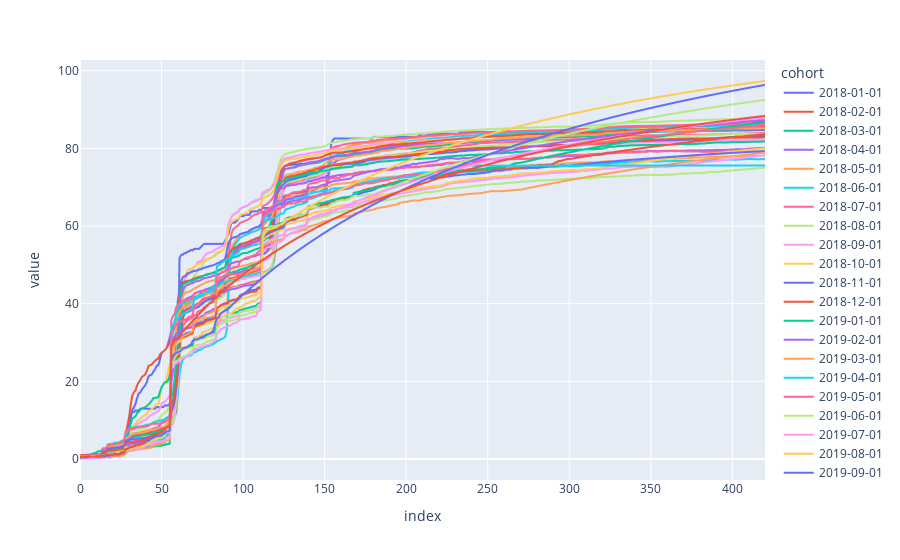

This figure's notebook cell:
### Code cell
px.line(data_frame=df_RR)

### Figure 1 — Plotly figure (JSON) as saved in the notebook; plotly's stock layout.template omitted (floating-point values rounded to 4 significant figures; data arrays with more than 128 entries replaced by an {"elided": "..."} marker saying what was removed)
{"data": [{"hovertemplate": "cohort=2018-01-01<br>index=%{x}<br>value=%{y}<extra></extra>", "legendgroup": "2018-01-01", "line": {"color": "#636efa", "dash": "solid"}, "marker": {"symbol": "circle"}, "mode": "lines", "name": "2018-01-01", "showlegend": true, "type": "scattergl", "x": {"elided": "421 int values"}, "xaxis": "x", "y": {"elided": "421 float values"}, "yaxis": "y"}, {"hovertemplate": "cohort=2018-02-01<br>index=%{x}<br>value=%{y}<extra></extra>", "legendgroup": "2018-02-01", "line": {"color": "#EF553B", "dash": "solid"}, "marker": {"symbol": "circle"}, "mode": "lines", "name": "2018-02-01", "showlegend": true, "type": "scattergl", "x": {"elided": "421 int values"}, "xaxis": "x", "y": {"elided": "421 float values"}, "yaxis": "y"}, {"hovertemplate": "cohort=2018-03-01<br>index=%{x}<br>value=%{y}<extra></extra>", "legendgroup": "2018-03-01", "line": {"color": "#00cc96", "dash": "solid"}, "marker": {"symbol": "circle"}, "mode": "lines", "name": "2018-03-01", "showlegend": true, "type": "scattergl", "x": {"elided": "421 int values"}, "xaxis": "x", "y": {"elided": "421 float values"}, "yaxis": "y"}, {"hovertemplate": "cohort=2018-04-01<br>index=%{x}<br>value=%{y}<extra></extra>", "legendgroup": "2018-04-01", "line": {"color": "#ab63fa", "dash": "solid"}, "marker": {"symbol": "circle"}, "mode": "lines", "name": "2018-04-01", "showlegend": true, "type": "scattergl", "x": {"elided": "421 int values"}, "xaxis": "x", "y": {"elided": "421 float values"}, "yaxis": "y"}, {"hovertemplate": "cohort=2018-05-01<br>index=%{x}<br>value=%{y}<extra></extra>", "legendgroup": "2018-05-01", "line": {"color": "#FFA15A", "dash": "solid"}, "marker": {"symbol": "circle"}, "mode": "lines", "name": "2018-05-01", "showlegend": true, "type": "scattergl", "x": {"elided": "421 int values"}, "xaxis": "x", "y": {"elided": "421 float values"}, "yaxis": "y"}, {"hovertemplate": "cohort=2018-06-01<br>index=%{x}<br>value=%{y}<extra></extra>", "legendgroup": "2018-06-01", "line": {"color": "#19d3f3", "dash": "solid"}, "marker": {"symbol": "circle"}, "mode": "lines", "name": "2018-06-01", "showlegend": true, "type": "scattergl", "x": {"elided": "421 int values"}, "xaxis": "x", "y": {"elided": "421 float values"}, "yaxis": "y"}, {"hovertemplate": "cohort=2018-07-01<br>index=%{x}<br>value=%{y}<extra></extra>", "legendgroup": "2018-07-01", "line": {"color": "#FF6692", "dash": "solid"}, "marker": {"symbol": "circle"}, "mode": "lines", "name": "2018-07-01", "showlegend": true, "type": "scattergl", "x": {"elided": "421 int values"}, "xaxis": "x", "y": {"elided": "421 float values"}, "yaxis": "y"}, {"hovertemplate": "cohort=2018-08-01<br>index=%{x}<br>value=%{y}<extra></extra>", "legendgroup": "2018-08-01", "line": {"color": "#B6E880", "dash": "solid"}, "marker": {"symbol": "circle"}, "mode": "lines", "name": "2018-08-01", "showlegend": true, "type": "scattergl", "x": {"elided": "421 int values"}, "xaxis": "x", "y": {"elided": "421 float values"}, "yaxis": "y"}, {"hovertemplate": "cohort=2018-09-01<br>index=%{x}<br>value=%{y}<extra></extra>", "legendgroup": "2018-09-01", "line": {"color": "#FF97FF", "dash": "solid"}, "marker": {"symbol": "circle"}, "mode": "lines", "name": "2018-09-01", "showlegend": true, "type": "scattergl", "x": {"elided": "421 int values"}, "xaxis": "x", "y": {"elided": "421 float values"}, "yaxis": "y"}, {"hovertemplate": "cohort=2018-10-01<br>index=%{x}<br>value=%{y}<extra></extra>", "legendgroup": "2018-10-01", "line": {"color": "#FECB52", "dash": "solid"}, "marker": {"symbol": "circle"}, "mode": "lines", "name": "2018-10-01", "showlegend": true, "type": "scattergl", "x": {"elided": "421 int values"}, "xaxis": "x", "y": {"elided": "421 float values"}, "yaxis": "y"}, {"hovertemplate": "cohort=2018-11-01<br>index=%{x}<br>value=%{y}<extra></extra>", "legendgroup": "2018-11-01", "line": {"color": "#636efa", "dash": "solid"}, "marker": {"symbol": "circle"}, "mode": "lines", "name": "2018-11-01", "showlegend": true, "type": "scattergl", "x": {"elided": "421 int values"}, "xaxis": "x", "y": {"elided": "421 float values"}, "yaxis": "y"}, {"hovertemplate": "cohort=2018-12-01<br>index=%{x}<br>value=%{y}<extra></extra>", "legendgroup": "2018-12-01", "line": {"color": "#EF553B", "dash": "solid"}, "marker": {"symbol": "circle"}, "mode": "lines", "name": "2018-12-01", "showlegend": true, "type": "scattergl", "x": {"elided": "421 int values"}, "xaxis": "x", "y": {"elided": "421 float values"}, "yaxis": "y"}, {"hovertemplate": "cohort=2019-01-01<br>index=%{x}<br>value=%{y}<extra></extra>", "legendgroup": "2019-01-01", "line": {"color": "#00cc96", "dash": "solid"}, "marker": {"symbol": "circle"}, "mode": "lines", "name": "2019-01-01", "showlegend": true, "type": "scattergl", "x": {"elided": "421 int values"}, "xaxis": "x", "y": {"elided": "421 float values"}, "yaxis": "y"}, {"hovertemplate": "cohort=2019-02-01<br>index=%{x}<br>value=%{y}<extra></extra>", "legendgroup": "2019-02-01", "line": {"color": "#ab63fa", "dash": "solid"}, "marker": {"symbol": "circle"}, "mode": "lines", "name": "2019-02-01", "showlegend": true, "type": "scattergl", "x": {"elided": "421 int values"}, "xaxis": "x", "y": {"elided": "421 float values"}, "yaxis": "y"}, {"hovertemplate": "cohort=2019-03-01<br>index=%{x}<br>value=%{y}<extra></extra>", "legendgroup": "2019-03-01", "line": {"color": "#FFA15A", "dash": "solid"}, "marker": {"symbol": "circle"}, "mode": "lines", "name": "2019-03-01", "showlegend": true, "type": "scattergl", "x": {"elided": "421 int values"}, "xaxis": "x", "y": {"elided": "421 float values"}, "yaxis": "y"}, {"hovertemplate": "cohort=2019-04-01<br>index=%{x}<br>value=%{y}<extra></extra>", "legendgroup": "2019-04-01", "line": {"color": "#19d3f3", "dash": "solid"}, "marker": {"symbol": "circle"}, "mode": "lines", "name": "2019-04-01", "showlegend": true, "type": "scattergl", "x": {"elided": "421 int values"}, "xaxis": "x", "y": {"elided": "421 float values"}, "yaxis": "y"}, {"hovertemplate": "cohort=2019-05-01<br>index=%{x}<br>value=%{y}<extra></extra>", "legendgroup": "2019-05-01", "line": {"color": "#FF6692", "dash": "solid"}, "marker": {"symbol": "circle"}, "mode": "lines", "name": "2019-05-01", "showlegend": true, "type": "scattergl", "x": {"elided": "421 int values"}, "xaxis": "x", "y": {"elided": "421 float values"}, "yaxis": "y"}, {"hovertemplate": "cohort=2019-06-01<br>index=%{x}<br>value=%{y}<extra></extra>", "legendgroup": "2019-06-01", "line": {"color": "#B6E880", "dash": "solid"}, "marker": {"symbol": "circle"}, "mode": "lines", "name": "2019-06-01", "showlegend": true, "type": "scattergl", "x": {"elided": "421 int values"}, "xaxis": "x", "y": {"elided": "421 float values"}, "yaxis": "y"}, {"hovertemplate": "cohort=2019-07-01<br>index=%{x}<br>value=%{y}<extra></extra>", "legendgroup": "2019-07-01", "line": {"color": "#FF97FF", "dash": "solid"}, "marker": {"symbol": "circle"}, "mode": "lines", "name": "2019-07-01", "showlegend": true, "type": "scattergl", "x": {"elided": "421 int values"}, "xaxis": "x", "y": {"elided": "421 float values"}, "yaxis": "y"}, {"hovertemplate": "cohort=2019-08-01<br>index=%{x}<br>value=%{y}<extra></extra>", "legendgroup": "2019-08-01", "line": {"color": "#FECB52", "dash": "solid"}, "marker": {"symbol": "circle"}, "mode": "lines", "name": "2019-08-01", "showlegend": true, "type": "scattergl", "x": {"elided": "421 int values"}, "xaxis": "x", "y": {"elided": "421 float values"}, "yaxis": "y"}, {"hovertemplate": "cohort=2019-09-01<br>index=%{x}<br>value=%{y}<extra></extra>", "legendgroup": "2019-09-01", "line": {"color": "#636efa", "dash": "solid"}, "marker": {"symbol": "circle"}, "mode": "lines", "name": "2019-09-01", "showlegend": true, "type": "scattergl", "x": {"elided": "421 int values"}, "xaxis": "x", "y": {"elided": "421 float values"}, "yaxis": "y"}, {"hovertemplate": "cohort=2019-10-01<br>index=%{x}<br>value=%{y}<extra></extra>", "legendgroup": "2019-10-01", "line": {"color": "#EF553B", "dash": "solid"}, "marker": {"symbol": "circle"}, "mode": "lines", "name": "2019-10-01", "showlegend": true, "type": "scattergl", "x": {"elided": "421 int values"}, "xaxis": "x", "y": {"elided": "421 float values"}, "yaxis": "y"}, {"hovertemplate": "cohort=2019-11-01<br>index=%{x}<br>value=%{y}<extra></extra>", "legendgroup": "2019-11-01", "line": {"color": "#00cc96", "dash": "solid"}, "marker": {"symbol": "circle"}, "mode": "lines", "name": "2019-11-01", "showlegend": true, "type": "scattergl", "x": {"elided": "421 int values"}, "xaxis": "x", "y": {"elided": "421 float values"}, "yaxis": "y"}, {"hovertemplate": "cohort=2019-12-01<br>index=%{x}<br>value=%{y}<extra></extra>", "legendgroup": "2019-12-01", "line": {"color": "#ab63fa", "dash": "solid"}, "marker": {"symbol": "circle"}, "mode": "lines", "name": "2019-12-01", "showlegend": true, "type": "scattergl", "x": {"elided": "421 int values"}, "xaxis": "x", "y": {"elided": "421 float values"}, "yaxis": "y"}, {"hovertemplate": "cohort=2020-01-01<br>index=%{x}<br>value=%{y}<extra></extra>", "legendgroup": "2020-01-01", "line": {"color": "#FFA15A", "dash": "solid"}, "marker": {"symbol": "circle"}, "mode": "lines", "name": "2020-01-01", "showlegend": true, "type": "scattergl", "x": {"elided": "421 int values"}, "xaxis": "x", "y": {"elided": "421 float values"}, "yaxis": "y"}, {"hovertemplate": "cohort=2020-02-01<br>index=%{x}<br>value=%{y}<extra></extra>", "legendgroup": "2020-02-01", "line": {"color": "#19d3f3", "dash": "solid"}, "marker": {"symbol": "circle"}, "mode": "lines", "name": "2020-02-01", "showlegend": true, "type": "scattergl", "x": {"elided": "421 int values"}, "xaxis": "x", "y": {"elided": "421 float values"}, "yaxis": "y"}, {"hovertemplate": "cohort=2020-03-01<br>index=%{x}<br>value=%{y}<extra></extra>", "legendgroup": "2020-03-01", "line": {"color": "#FF6692", "dash": "solid"}, "marker": {"symbol": "circle"}, "mode": "lines", "name": "2020-03-01", "showlegend": true, "type": "scattergl", "x": {"elided": "421 int values"}, "xaxis": "x", "y": {"elided": "421 float values"}, "yaxis": "y"}, {"hovertemplate": "cohort=2020-04-01<br>index=%{x}<br>value=%{y}<extra></extra>", "legendgroup": "2020-04-01", "line": {"color": "#B6E880", "dash": "solid"}, "marker": {"symbol": "circle"}, "mode": "lines", "name": "2020-04-01", "showlegend": true, "type": "scattergl", "x": {"elided": "421 int values"}, "xaxis": "x", "y": {"elided": "421 float values"}, "yaxis": "y"}, {"hovertemplate": "cohort=2020-05-01<br>index=%{x}<br>value=%{y}<extra></extra>", "legendgroup": "2020-05-01", "line": {"color": "#FF97FF", "dash": "solid"}, "marker": {"symbol": "circle"}, "mode": "lines", "name": "2020-05-01", "showlegend": true, "type": "scattergl", "x": {"elided": "421 int values"}, "xaxis": "x", "y": {"elided": "421 float values"}, "yaxis": "y"}, {"hovertemplate": "cohort=2020-06-01<br>index=%{x}<br>value=%{y}<extra></extra>", "legendgroup": "2020-06-01", "line": {"color": "#FECB52", "dash": "solid"}, "marker": {"symbol": "circle"}, "mode": "lines", "name": "2020-06-01", "showlegend": true, "type": "scattergl", "x": {"elided": "421 int values"}, "xaxis": "x", "y": {"elided": "421 float values"}, "yaxis": "y"}, {"hovertemplate": "cohort=2020-07-01<br>index=%{x}<br>value=%{y}<extra></extra>", "legendgroup": "2020-07-01", "line": {"color": "#636efa", "dash": "solid"}, "marker": {"symbol": "circle"}, "mode": "lines", "name": "2020-07-01", "showlegend": true, "type": "scattergl", "x": {"elided": "421 int values"}, "xaxis": "x", "y": {"elided": "421 float values"}, "yaxis": "y"}, {"hovertemplate": "cohort=2020-08-01<br>index=%{x}<br>value=%{y}<extra></extra>", "legendgroup": "2020-08-01", "line": {"color": "#EF553B", "dash": "solid"}, "marker": {"symbol": "circle"}, "mode": "lines", "name": "2020-08-01", "showlegend": true, "type": "scattergl", "x": {"elided": "421 int values"}, "xaxis": "x", "y": {"elided": "421 float values"}, "yaxis": "y"}, {"hovertemplate": "cohort=2020-09-01<br>index=%{x}<br>value=%{y}<extra></extra>", "legendgroup": "2020-09-01", "line": {"color": "#00cc96", "dash": "solid"}, "marker": {"symbol": "circle"}, "mode": "lines", "name": "2020-09-01", "showlegend": true, "type": "scattergl", "x": {"elided": "421 int values"}, "xaxis": "x", "y": {"elided": "421 float values"}, "yaxis": "y"}, {"hovertemplate": "cohort=2020-10-01<br>index=%{x}<br>value=%{y}<extra></extra>", "legendgroup": "2020-10-01", "line": {"color": "#ab63fa", "dash": "solid"}, "marker": {"symbol": "circle"}, "mode": "lines", "name": "2020-10-01", "showlegend": true, "type": "scattergl", "x": {"elided": "421 int values"}, "xaxis": "x", "y": {"elided": "421 float values"}, "yaxis": "y"}, {"hovertemplate": "cohort=2020-11-01<br>index=%{x}<br>value=%{y}<extra></extra>", "legendgroup": "2020-11-01", "line": {"color": "#FFA15A", "dash": "solid"}, "marker": {"symbol": "circle"}, "mode": "lines", "name": "2020-11-01", "showlegend": true, "type": "scattergl", "x": {"elided": "421 int values"}, "xaxis": "x", "y": {"elided": "421 float values"}, "yaxis": "y"}, {"hovertemplate": "cohort=2020-12-01<br>index=%{x}<br>value=%{y}<extra></extra>", "legendgroup": "2020-12-01", "line": {"color": "#19d3f3", "dash": "solid"}, "marker": {"symbol": "circle"}, "mode": "lines", "name": "2020-12-01", "showlegend": true, "type": "scattergl", "x": {"elided": "421 int values"}, "xaxis": "x", "y": {"elided": "421 float values"}, "yaxis": "y"}, {"hovertemplate": "cohort=2021-01-01<br>index=%{x}<br>value=%{y}<extra></extra>", "legendgroup": "2021-01-01", "line": {"color": "#FF6692", "dash": "solid"}, "marker": {"symbol": "circle"}, "mode": "lines", "name": "2021-01-01", "showlegend": true, "type": "scattergl", "x": {"elided": "421 int values"}, "xaxis": "x", "y": {"elided": "421 float values"}, "yaxis": "y"}, {"hovertemplate": "cohort=2021-02-01<br>index=%{x}<br>value=%{y}<extra></extra>", "legendgroup": "2021-02-01", "line": {"color": "#B6E880", "dash": "solid"}, "marker": {"symbol": "circle"}, "mode": "lines", "name": "2021-02-01", "showlegend": true, "type": "scattergl", "x": {"elided": "421 int values"}, "xaxis": "x", "y": {"elided": "421 float values"}, "yaxis": "y"}, {"hovertemplate": "cohort=2021-03-01<br>index=%{x}<br>value=%{y}<extra></extra>", "legendgroup": "2021-03-01", "line": {"color": "#FF97FF", "dash": "solid"}, "marker": {"symbol": "circle"}, "mode": "lines", "name": "2021-03-01", "showlegend": true, "type": "scattergl", "x": {"elided": "421 int values"}, "xaxis": "x", "y": {"elided": "421 float values"}, "yaxis": "y"}, {"hovertemplate": "cohort=2021-04-01<br>index=%{x}<br>value=%{y}<extra></extra>", "legendgroup": "2021-04-01", "line": {"color": "#FECB52", "dash": "solid"}, "marker": {"symbol": "circle"}, "mode": "lines", "name": "2021-04-01", "showlegend": true, "type": "scattergl", "x": {"elided": "421 int values"}, "xaxis": "x", "y": {"elided": "421 float values"}, "yaxis": "y"}, {"hovertemplate": "cohort=2021-05-01<br>index=%{x}<br>value=%{y}<extra></extra>", "legendgroup": "2021-05-01", "line": {"color": "#636efa", "dash": "solid"}, "marker": {"symbol": "circle"}, "mode": "lines", "name": "2021-05-01", "showlegend": true, "type": "scattergl", "x": {"elided": "421 int values"}, "xaxis": "x", "y": {"elided": "421 float values"}, "yaxis": "y"}, {"hovertemplate": "cohort=2021-06-01<br>index=%{x}<br>value=%{y}<extra></extra>", "legendgroup": "2021-06-01", "line": {"color": "#EF553B", "dash": "solid"}, "marker": {"symbol": "circle"}, "mode": "lines", "name": "2021-06-01", "showlegend": true, "type": "scattergl", "x": {"elided": "421 int values"}, "xaxis": "x", "y": {"elided": "421 float values"}, "yaxis": "y"}], "layout": {"legend": {"title": {"text": "cohort"}, "tracegroupgap": 0}, "margin": {"t": 60}, "xaxis": {"anchor": "y", "domain": [0, 1], "title": {"text": "index"}}, "yaxis": {"anchor": "x", "domain": [0, 1], "title": {"text": "value"}}}}
